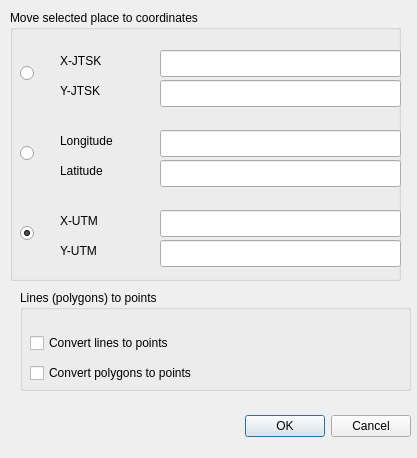
<?xml version="1.0" encoding="UTF-8"?>
<ui version="4.0">
 <class>Dialog</class>
 <widget class="QDialog" name="Dialog">
  <property name="geometry">
   <rect>
    <x>0</x>
    <y>0</y>
    <width>417</width>
    <height>458</height>
   </rect>
  </property>
  <property name="windowTitle">
   <string>Places</string>
  </property>
  <widget class="QDialogButtonBox" name="buttonBox">
   <property name="geometry">
    <rect>
     <x>70</x>
     <y>410</y>
     <width>341</width>
     <height>32</height>
    </rect>
   </property>
   <property name="orientation">
    <enum>Qt::Horizontal</enum>
   </property>
   <property name="standardButtons">
    <set>QDialogButtonBox::Cancel|QDialogButtonBox::Ok</set>
   </property>
  </widget>
  <widget class="QGroupBox" name="groupBoxMove">
   <property name="geometry">
    <rect>
     <x>10</x>
     <y>10</y>
     <width>391</width>
     <height>271</height>
    </rect>
   </property>
   <property name="title">
    <string>Move selected place to coordinates</string>
   </property>
   <widget class="QLineEdit" name="lineEditX">
    <property name="geometry">
     <rect>
      <x>150</x>
      <y>40</y>
      <width>241</width>
      <height>27</height>
     </rect>
    </property>
   </widget>
   <widget class="QLineEdit" name="lineEditY">
    <property name="geometry">
     <rect>
      <x>150</x>
      <y>70</y>
      <width>241</width>
      <height>27</height>
     </rect>
    </property>
   </widget>
   <widget class="QLabel" name="labelLon">
    <property name="geometry">
     <rect>
      <x>50</x>
      <y>120</y>
      <width>91</width>
      <height>21</height>
     </rect>
    </property>
    <property name="text">
     <string>Longitude</string>
    </property>
   </widget>
   <widget class="QRadioButton" name="radioButtonWGS">
    <property name="geometry">
     <rect>
      <x>10</x>
      <y>130</y>
      <width>21</width>
      <height>26</height>
     </rect>
    </property>
    <property name="text">
     <string/>
    </property>
    <property name="checked">
     <bool>false</bool>
    </property>
   </widget>
   <widget class="QLineEdit" name="lineEditLon">
    <property name="geometry">
     <rect>
      <x>150</x>
      <y>120</y>
      <width>241</width>
      <height>27</height>
     </rect>
    </property>
   </widget>
   <widget class="QRadioButton" name="radioButtonJTSK">
    <property name="geometry">
     <rect>
      <x>10</x>
      <y>50</y>
      <width>21</width>
      <height>26</height>
     </rect>
    </property>
    <property name="text">
     <string/>
    </property>
    <property name="checked">
     <bool>false</bool>
    </property>
   </widget>
   <widget class="QLabel" name="labelX_JTSK">
    <property name="geometry">
     <rect>
      <x>50</x>
      <y>40</y>
      <width>77</width>
      <height>21</height>
     </rect>
    </property>
    <property name="text">
     <string>X-JTSK</string>
    </property>
   </widget>
   <widget class="QLabel" name="labelY_JTSK">
    <property name="geometry">
     <rect>
      <x>50</x>
      <y>70</y>
      <width>77</width>
      <height>21</height>
     </rect>
    </property>
    <property name="text">
     <string>Y-JTSK</string>
    </property>
   </widget>
   <widget class="QLabel" name="labelLat">
    <property name="geometry">
     <rect>
      <x>50</x>
      <y>150</y>
      <width>91</width>
      <height>21</height>
     </rect>
    </property>
    <property name="text">
     <string>Latitude</string>
    </property>
   </widget>
   <widget class="QLineEdit" name="lineEditLat">
    <property name="geometry">
     <rect>
      <x>150</x>
      <y>150</y>
      <width>241</width>
      <height>27</height>
     </rect>
    </property>
   </widget>
   <widget class="QLineEdit" name="lineEditUTMY">
    <property name="geometry">
     <rect>
      <x>150</x>
      <y>230</y>
      <width>241</width>
      <height>27</height>
     </rect>
    </property>
   </widget>
   <widget class="QLabel" name="labelUTMX">
    <property name="geometry">
     <rect>
      <x>50</x>
      <y>200</y>
      <width>91</width>
      <height>21</height>
     </rect>
    </property>
    <property name="text">
     <string>X-UTM</string>
    </property>
   </widget>
   <widget class="QRadioButton" name="radioButtonUTM">
    <property name="geometry">
     <rect>
      <x>10</x>
      <y>210</y>
      <width>21</width>
      <height>26</height>
     </rect>
    </property>
    <property name="text">
     <string/>
    </property>
    <property name="checked">
     <bool>true</bool>
    </property>
   </widget>
   <widget class="QLabel" name="labelUTMY">
    <property name="geometry">
     <rect>
      <x>50</x>
      <y>230</y>
      <width>91</width>
      <height>21</height>
     </rect>
    </property>
    <property name="text">
     <string>Y-UTM</string>
    </property>
   </widget>
   <widget class="QLineEdit" name="lineEditUTMX">
    <property name="geometry">
     <rect>
      <x>150</x>
      <y>200</y>
      <width>241</width>
      <height>27</height>
     </rect>
    </property>
   </widget>
  </widget>
  <widget class="QGroupBox" name="groupBoxConvert">
   <property name="geometry">
    <rect>
     <x>20</x>
     <y>290</y>
     <width>391</width>
     <height>101</height>
    </rect>
   </property>
   <property name="title">
    <string>Lines (polygons) to points</string>
   </property>
   <widget class="QCheckBox" name="checkBoxLine">
    <property name="geometry">
     <rect>
      <x>10</x>
      <y>40</y>
      <width>381</width>
      <height>26</height>
     </rect>
    </property>
    <property name="text">
     <string>Convert lines to points</string>
    </property>
   </widget>
   <widget class="QCheckBox" name="checkBoxPolygon">
    <property name="geometry">
     <rect>
      <x>10</x>
      <y>70</y>
      <width>381</width>
      <height>26</height>
     </rect>
    </property>
    <property name="text">
     <string>Convert polygons to points</string>
    </property>
   </widget>
  </widget>
 </widget>
 <resources/>
 <connections>
  <connection>
   <sender>buttonBox</sender>
   <signal>accepted()</signal>
   <receiver>Dialog</receiver>
   <slot>accept()</slot>
   <hints>
    <hint type="sourcelabel">
     <x>248</x>
     <y>254</y>
    </hint>
    <hint type="destinationlabel">
     <x>157</x>
     <y>274</y>
    </hint>
   </hints>
  </connection>
  <connection>
   <sender>buttonBox</sender>
   <signal>rejected()</signal>
   <receiver>Dialog</receiver>
   <slot>reject()</slot>
   <hints>
    <hint type="sourcelabel">
     <x>316</x>
     <y>260</y>
    </hint>
    <hint type="destinationlabel">
     <x>286</x>
     <y>274</y>
    </hint>
   </hints>
  </connection>
 </connections>
</ui>
